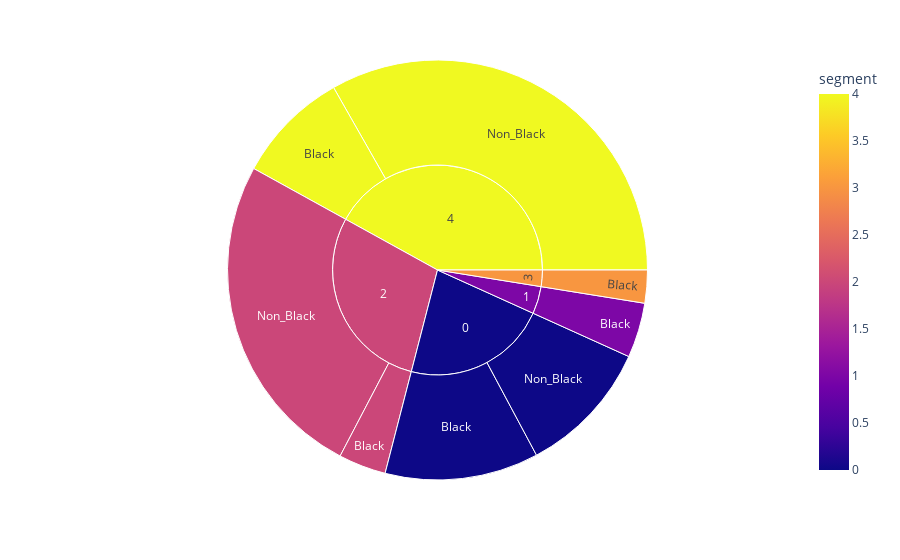

Write notebook code for a chart like this one.
### Code cell
# plot woman skincare
import plotly.express as px
fig = px.sunburst(new_df_0, path=['segment', 'type'], values = 'count', hover_name = 'architype', color = 'segment', branchvalues = 'total')
fig.update_layout(showlegend=True)
fig.show()

### Figure 1 — Plotly figure (JSON) as saved in the notebook; plotly's stock layout.template omitted (floating-point values rounded to 4 significant figures)
{"data": [{"branchvalues": "total", "customdata": [[0], [1], [2], [3], [4], [0], [2], [4], [0], [1], [2], [3], [4]], "domain": {"x": [0, 1], "y": [0, 1]}, "hovertemplate": "<b>%{hovertext}</b><br><br>labels=%{label}<br>count=%{value}<br>parent=%{parent}<br>id=%{id}<br>segment=%{color}<extra></extra>", "hovertext": ["women who own a business and would like to buy luxury skincare products", "women who focus on detailed skincare to create perfect skin", "women who want their face look good in front of other people", "women who need special treatment in their skincare process", "women who have a skincare routine everyday", "women who own a business and would like to buy luxury skincare products", "women who want their face look good in front of other people", "women who have a skincare routine everyday", "women who own a business and would like to buy luxury skincare products", "women who focus on detailed skincare to create perfect skin", "women who want their face look good in front of other people", "women who need special treatment in their skincare process", "women who have a skincare routine everyday"], "ids": ["0/Black", "1/Black", "2/Black", "3/Black", "4/Black", "0/Non_Black", "2/Non_Black", "4/Non_Black", "0", "1", "2", "3", "4"], "labels": ["Black", "Black", "Black", "Black", "Black", "Non_Black", "Non_Black", "Non_Black", "0", "1", "2", "3", "4"], "marker": {"coloraxis": "coloraxis", "colors": [0, 1, 2, 3, 4, 0, 2, 4, 0, 1, 2, 3, 4]}, "name": "", "parents": ["0", "1", "2", "3", "4", "0", "2", "4", "", "", "", "", ""], "type": "sunburst", "values": [42, 15, 13, 9, 31, 37, 90, 118, 79, 15, 103, 9, 149]}], "layout": {"coloraxis": {"colorbar": {"title": {"text": "segment"}}, "colorscale": [[0, "#0d0887"], [0.1111, "#46039f"], [0.2222, "#7201a8"], [0.3333, "#9c179e"], [0.4444, "#bd3786"], [0.5556, "#d8576b"], [0.6667, "#ed7953"], [0.7778, "#fb9f3a"], [0.8889, "#fdca26"], [1, "#f0f921"]]}, "legend": {"tracegroupgap": 0}, "margin": {"t": 60}, "showlegend": true}}
